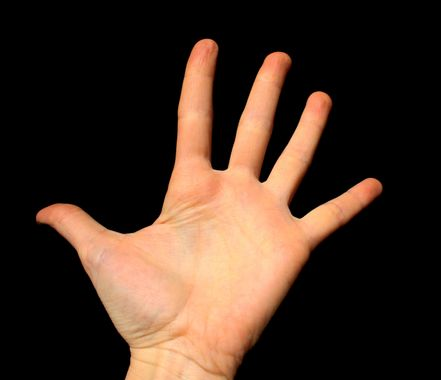
#> input picture images/test.jpg, 441 x 380 px
$ python -i images_processing.py   (imports and definitions only)
#> lines starting #> are read from the running program, lines starting #| are printed output that depends on the picture
#> further down, picture is the input picture: shape (380, 441, 3); mean B, G, R 35.7, 47.8, 66.9
from PIL import Image
import cv2 as cv
from matplotlib import pyplot as plt
import numpy as np

SIZE = (32, 32)

#Funcion para mostrar el proceso de el tratamiento de imagenes
def show_imgs(titles,images):
    for i in range(6):
        plt.subplot(3, 3, i+1), plt.imshow(images[i], 'gray')
        plt.title(titles[i])
        plt.xticks([]), plt.yticks([])
    plt.show()

    cv.waitKey(0)
    cv.destroyAllWindows()

#Funcion para invertir colores de una imagen
def negative_img(img_src):
    not_img = cv.bitwise_not(img_src)
    return not_img

##Funcion para obtener los bordes de una imagen usando operadores Sobel
def sobel_edge(img_src):
    grad_x = cv.Sobel(img_src,cv.CV_64F,1,0,ksize=3)
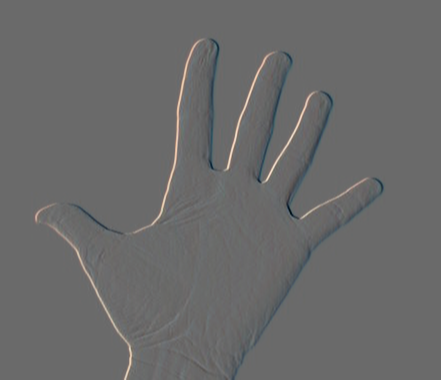
#> grad_x: shape (380, 441, 3) float64; mean B, G, R 0, 0, 0; drawn with min black and max white
    grad_y = cv.Sobel(img_src,cv.CV_64F,0,1,ksize=3)
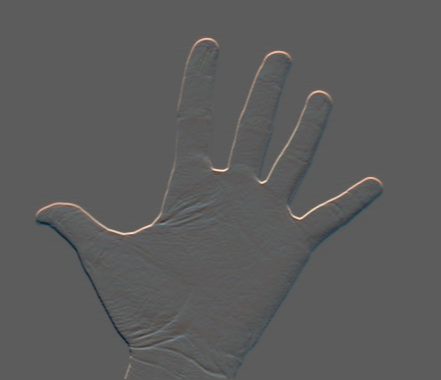
#> grad_y: shape (380, 441, 3) float64; mean B, G, R 0.7, 0.9, 1.2; drawn with min black and max white
    abs_grad_x = cv.convertScaleAbs(grad_x)
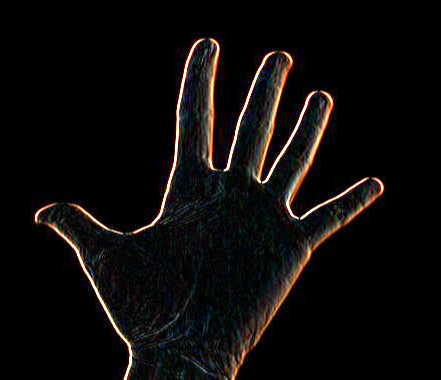
#> abs_grad_x: shape (380, 441, 3); mean B, G, R 10.3, 11.2, 13.6
    abs_grad_y = cv.convertScaleAbs(grad_y)
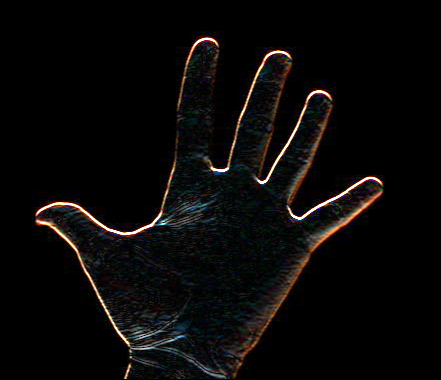
#> abs_grad_y: shape (380, 441, 3); mean B, G, R 8.3, 8.8, 10.1
    grad = cv.addWeighted(abs_grad_x,0.5,abs_grad_y,0.5,0)
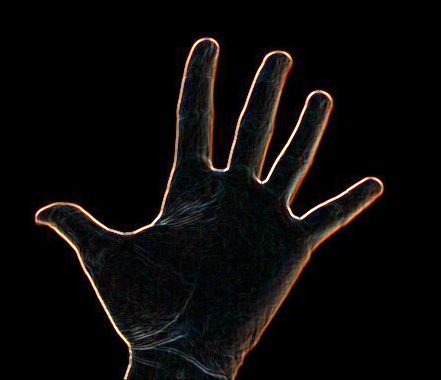
#> grad: shape (380, 441, 3); mean B, G, R 9.3, 10, 11.9
    grad = negative_img(grad)
#> in negative_img, `not_img = cv.bitwise_not(img_src)`:
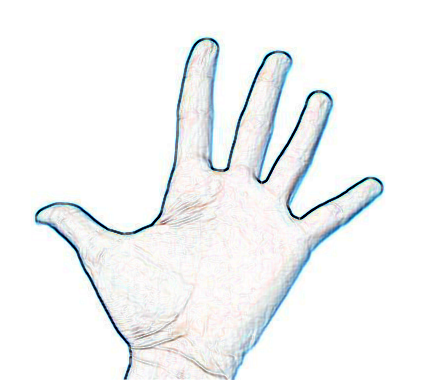
#> not_img: shape (380, 441, 3); mean B, G, R 245.7, 245, 243.1
    return grad

#Funcion para el tratamiento de la imagen
def processing_image(path,name):
    #Lectura de la imagen en escala de grises
    img_name = path+name
    img_src = cv.imread(img_name)
    img_src = cv.cvtColor(img_src,cv.COLOR_BGR2RGB)
    img = cv.imread(img_name, 0)
    #Conversion de la imagen en una imagen Binaria
    ret, img_bin = cv.threshold(img, 127, 255, cv.THRESH_BINARY)
    img_th3 = cv.adaptiveThreshold(img, 255, cv.ADAPTIVE_THRESH_GAUSSIAN_C,
                            cv.THRESH_BINARY, 11, 2)
    #Contono de la imagen
    img_edged = sobel_edge(img_th3)
    #Redimensionar la imagen
    img_resized = cv.resize(img_edged, SIZE, interpolation=cv.INTER_AREA)
    #Mostrar los resultados
    titles = ['Source Image','GrayScale', 'Binary', 'TH3','EDGY','Resized']
    images = [img_src,img,img_bin, img_th3, img_edged,img_resized]
    show_imgs(titles,images)
    return img_resized
    #Guardar la imagen procesada
    #img_final_path = '/home/legokna/Proyects/python/lsm/images/processed'+name
    #cv.imwrite(img_final_path,img_resized)
    # plt.imshow(img_bin,cmap="gray")

def save_img(img, path):
    cv.imwrite(path,img)

>>> import cv2
>>> picture = cv2.imread('../images/test.jpg')
>>> result = sobel_edge(picture)
